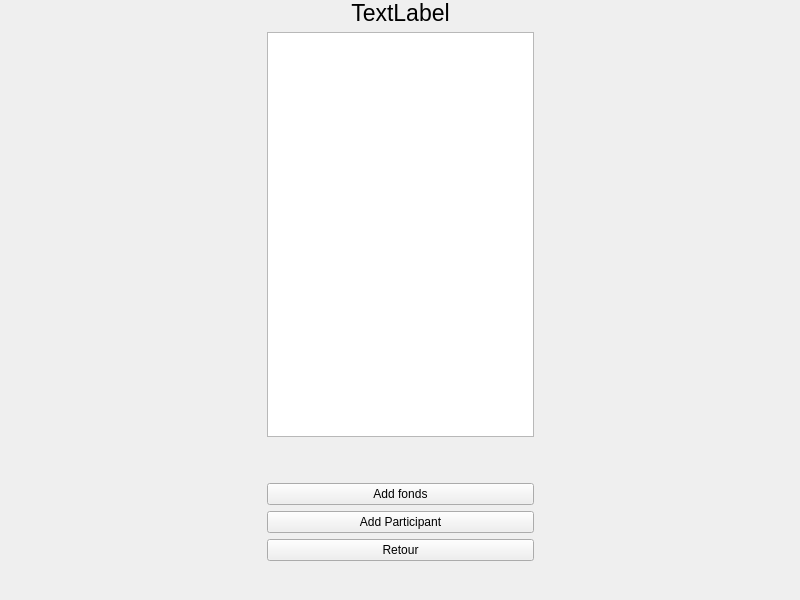
<?xml version="1.0" encoding="UTF-8"?>
<ui version="4.0">
 <class>cagnotteAff</class>
 <widget class="QMainWindow" name="cagnotteAff">
  <property name="geometry">
   <rect>
    <x>0</x>
    <y>0</y>
    <width>800</width>
    <height>600</height>
   </rect>
  </property>
  <property name="windowTitle">
   <string>MainWindow</string>
  </property>
  <widget class="QWidget" name="centralwidget">
   <widget class="QWidget" name="gridLayoutWidget">
    <property name="geometry">
     <rect>
      <x>0</x>
      <y>0</y>
      <width>801</width>
      <height>601</height>
     </rect>
    </property>
    <layout class="QGridLayout" name="gridLayout">
     <item row="0" column="2">
      <spacer name="horizontalSpacer_4">
       <property name="orientation">
        <enum>Qt::Horizontal</enum>
       </property>
       <property name="sizeHint" stdset="0">
        <size>
         <width>40</width>
         <height>20</height>
        </size>
       </property>
      </spacer>
     </item>
     <item row="0" column="1">
      <widget class="QLabel" name="nomCagnotte">
       <property name="font">
        <font>
         <pointsize>17</pointsize>
        </font>
       </property>
       <property name="text">
        <string>TextLabel</string>
       </property>
       <property name="alignment">
        <set>Qt::AlignCenter</set>
       </property>
      </widget>
     </item>
     <item row="1" column="1">
      <widget class="QListView" name="liste"/>
     </item>
     <item row="1" column="2">
      <spacer name="horizontalSpacer_2">
       <property name="orientation">
        <enum>Qt::Horizontal</enum>
       </property>
       <property name="sizeHint" stdset="0">
        <size>
         <width>40</width>
         <height>20</height>
        </size>
       </property>
      </spacer>
     </item>
     <item row="2" column="1">
      <spacer name="verticalSpacer">
       <property name="orientation">
        <enum>Qt::Vertical</enum>
       </property>
       <property name="sizeType">
        <enum>QSizePolicy::Minimum</enum>
       </property>
       <property name="sizeHint" stdset="0">
        <size>
         <width>20</width>
         <height>40</height>
        </size>
       </property>
      </spacer>
     </item>
     <item row="5" column="1">
      <widget class="QPushButton" name="retour">
       <property name="text">
        <string>Retour</string>
       </property>
      </widget>
     </item>
     <item row="0" column="0">
      <spacer name="horizontalSpacer_3">
       <property name="orientation">
        <enum>Qt::Horizontal</enum>
       </property>
       <property name="sizeHint" stdset="0">
        <size>
         <width>40</width>
         <height>20</height>
        </size>
       </property>
      </spacer>
     </item>
     <item row="1" column="0">
      <spacer name="horizontalSpacer">
       <property name="orientation">
        <enum>Qt::Horizontal</enum>
       </property>
       <property name="sizeHint" stdset="0">
        <size>
         <width>40</width>
         <height>20</height>
        </size>
       </property>
      </spacer>
     </item>
     <item row="3" column="1">
      <widget class="QPushButton" name="addFond">
       <property name="text">
        <string>Add fonds</string>
       </property>
      </widget>
     </item>
     <item row="4" column="1">
      <widget class="QPushButton" name="addPart">
       <property name="text">
        <string>Add Participant</string>
       </property>
      </widget>
     </item>
     <item row="6" column="1">
      <spacer name="verticalSpacer_2">
       <property name="orientation">
        <enum>Qt::Vertical</enum>
       </property>
       <property name="sizeType">
        <enum>QSizePolicy::Minimum</enum>
       </property>
       <property name="sizeHint" stdset="0">
        <size>
         <width>20</width>
         <height>40</height>
        </size>
       </property>
      </spacer>
     </item>
    </layout>
   </widget>
  </widget>
 </widget>
 <resources/>
 <connections/>
</ui>
